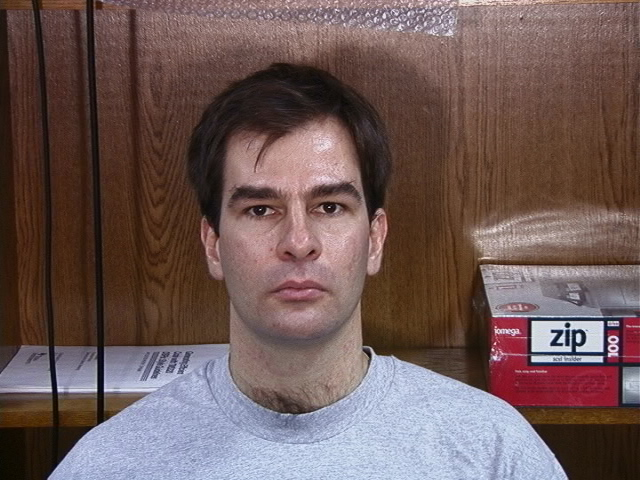
#> input picture dataSets/s01/01.jpg, 640 x 480 px, given as the content of the folder ./Georgia tech dataset, which was not available
$ python Face_Recognition.py
#> lines starting #> are read from the running program, lines starting #| are printed output that depends on the picture; pictures that were not available may be replaced by others from this repository, and a replacement may not be noted
import glob
import cv2
import numpy as np
from sklearn import preprocessing
import os
import matplotlib.pyplot as plt
import shutil
from sklearn.metrics import roc_curve, auc


class Eigenfaces:
    def __init__(self):
        self.pca_compunant_dictionary = {}

    # [118 lines left out: functions fit, predict, predict_proba, score, roc_curve, get_category_images_and_labels and 2 more, not called in this run]


def create_dataset(dataset_path, fixed_window_size=(62, 47)):
#> called with dataset_path = './Georgia tech dataset/', fixed_window_size = (62, 47)
    class_labels = []
    total_no_images, no_of_classes = 0, 0

    for images in glob.glob(dataset_path + '/**', recursive=True):
        if images[-3:] in ['jpg', 'png']:
            total_no_images += 1

    images_dataset = np.zeros((total_no_images, fixed_window_size[0], fixed_window_size[1]), dtype='float64')
    i = 0

    testing_set_path = "dataSets/"
    os.makedirs(testing_set_path, exist_ok=True)

    for folder in glob.glob(dataset_path + '/*'):
        no_of_classes += 1
        print(folder)
        images_in_folder = glob.glob(folder + '/*')
        num_images_to_use = int(len(images_in_folder) * 0.7)
        print(num_images_to_use)

        for index, image in enumerate(glob.glob(folder + '/*')):
            if index > num_images_to_use:
                image_name = os.path.basename(image)
                testing_image_path = os.path.join(testing_set_path, folder.split("/")[-1], image_name)
                os.makedirs(os.path.dirname(testing_image_path), exist_ok=True)
                shutil.copy(image, testing_image_path)
                continue

            image = detect_largest_face(cv2.imread(image, cv2.IMREAD_GRAYSCALE))

            if image is None:
                continue

            class_labels.append(folder.split("/")[-1])

            resized_image = cv2.resize(image, (fixed_window_size[1], fixed_window_size[0]))
            images_dataset[i] = np.array(resized_image)
            i += 1

    # print(len(class_labels))
    # print(class_labels)

    np.save('dataSets/images_dataset.npy', images_dataset)
    np.save('dataSets/class_labels.npy', class_labels)


# [28 lines left out: function pca, not called in this run]


def detect_largest_face(image):
    face_classifier = cv2.CascadeClassifier(cv2.data.haarcascades + 'haarcascade_frontalface_default.xml')

    faces = face_classifier.detectMultiScale(image, scaleFactor=1.1, minNeighbors=5, minSize=(30, 30))
#> faces = [[199, 133, 192, 192]]
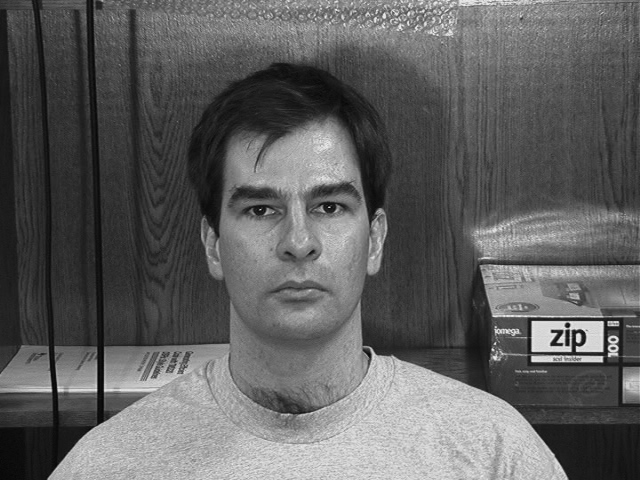
#> image: shape (480, 640); min 2, max 236, mean 96.1

    largest_face = None
    largest_area = 0
    for (x, y, w, h) in faces:
        area = w * h
        if area > largest_area:
            largest_area = area
            largest_face = (x, y, w, h)
#> this loop made 1 pass
#> (x, y, w, h, area, largest_area) on pass 1: (199, 133, 192, 192, 36864, 36864)
#> after the loop, largest_area = 36864

    if largest_face is not None:
        x, y, w, h = largest_face
#> x = 199; y = 133; w = 192; h = 192
        cropped_face = image[y:y+h, x:x+w]
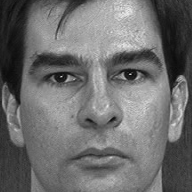
#> cropped_face: shape (192, 192); min 5, max 236, mean 109.9
        return cv2.resize(cropped_face, (62, 47))
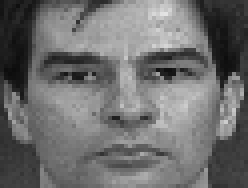
#> returned value: shape (47, 62) (shown 4 times larger); min 12, max 227, mean 109.8
    else:
        return None


# [35 lines left out: function recognize_face, not called in this run]

create_dataset("./Georgia tech dataset/")
#> in create_dataset, `resized_image = cv2.resize(image, (fixed_window_size[1], fixed_window_..`:
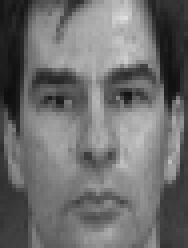
#> resized_image: shape (62, 47) (shown 4 times larger); min 13, max 223, mean 109.6
